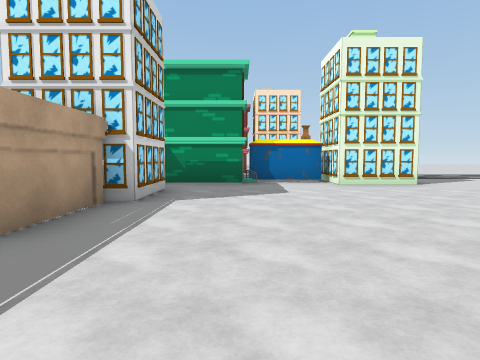
[1] (above)

18 first-person views from a walk through a scene from a Unity 3-D project. The camera is 1.3 m above the floor, tilts 4° down and sees 75° across. The floor is counted in squares, 2 m on a side. Each view is taken from the middle of a square. On the plan, view 1 faces up. The plan holds only what a view shows up to about 10 squares ahead; the rest is blank. The place goes on beyond the plan. Some animated figures are left out.

[2]
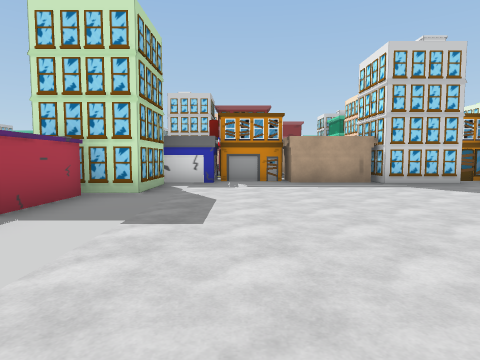

[3]
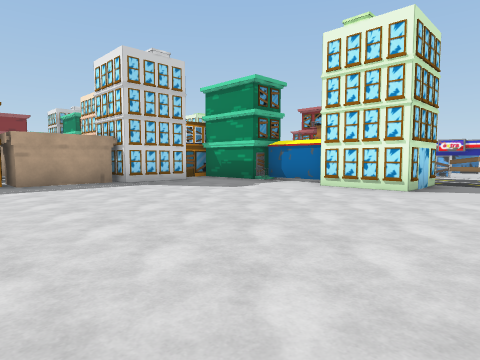

[4]
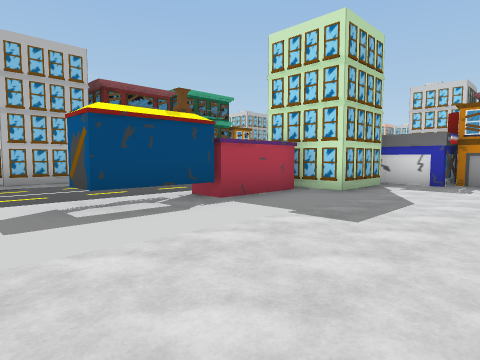

[5]
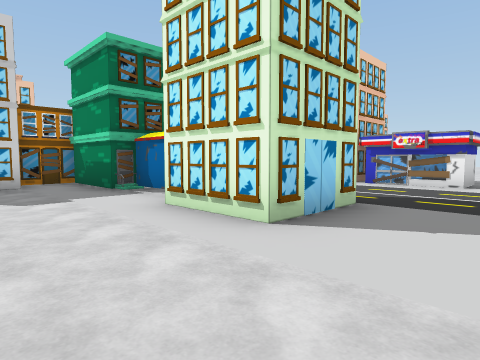

[6]
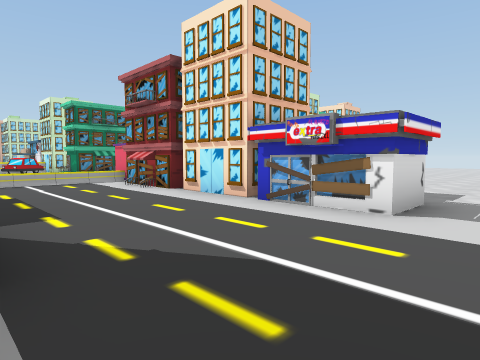

[7]
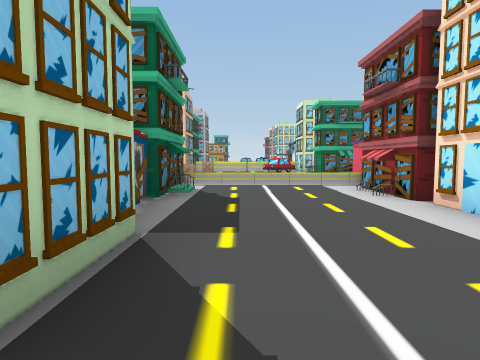

[8]
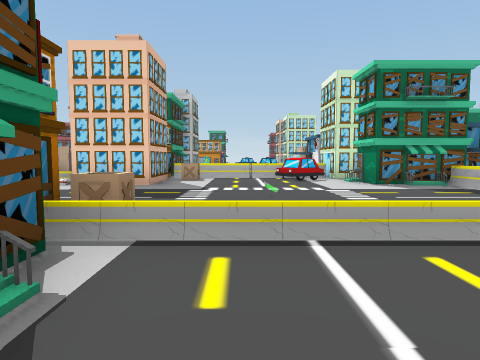

[9]
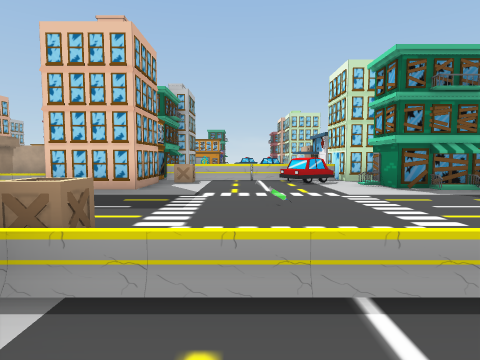

[10]
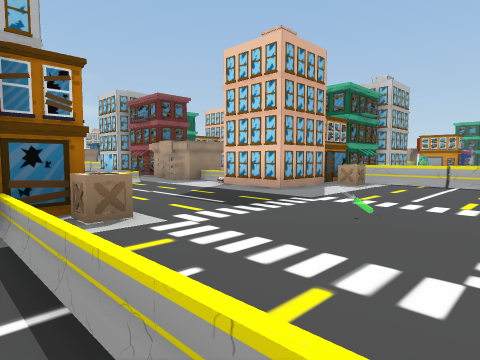

[11]
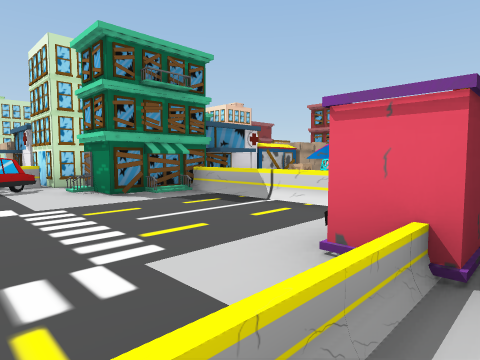

[12]
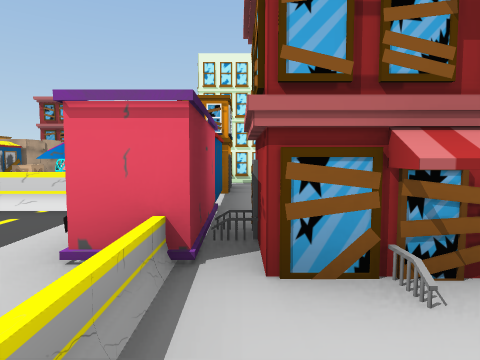

[13]
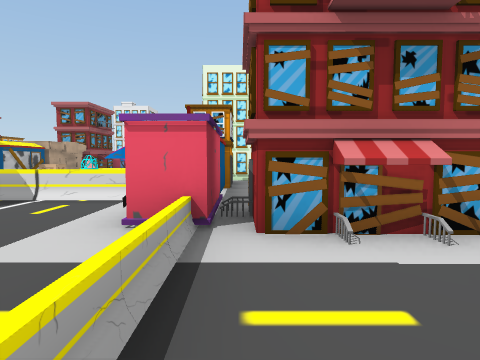

[14]
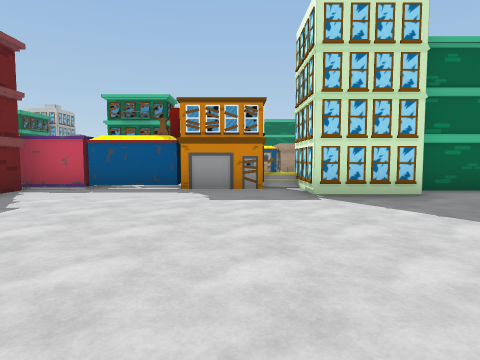

[15]
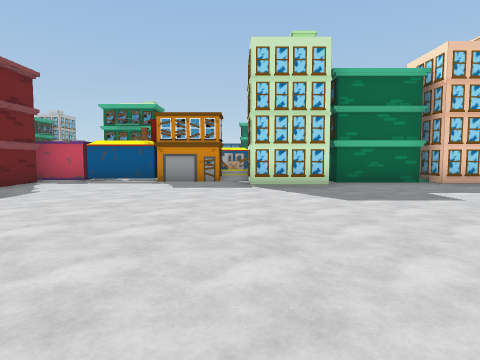

[16]
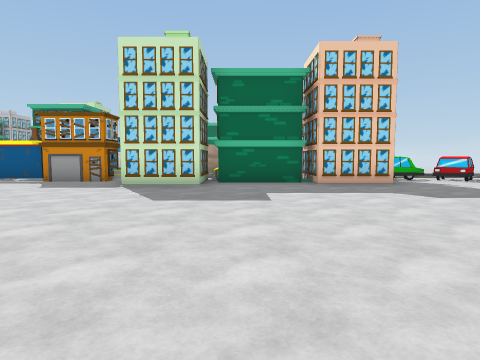

[17]
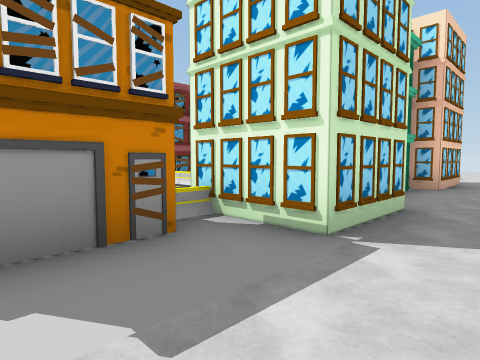

[18]
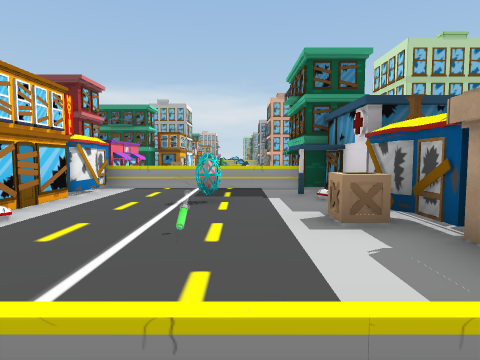

### Floor plan
Points are (right, up) in squares from view 1. A wall is a line through its corners. A room is listed if a view was taken in it or the views show most of it. See-through windows are left out.
Room 1 (views 1, 2, 3, 4, 5, 6)
walls: (2.1, 7.9) (0, 7.9); (0.8, -1.6) (4.7, -1.6); (-1.9, 4.5) (-1.9, 2.3) (-3.2, 2.3); (0.5, 7.5) (-2.2, 7.5) (-2.2, 6.4); (-2.2, 2.1) (-2.2, 0.4); (-1.5, 6.4) (-1.5, 4.5); (-1.4, -0.8) (0.5, -0.8) (0.5, -1.9); (4.1, 9.1) (4.1, 7.3) (2.3, 7.3); (-3.3, 0.4) (-1.9, 0.4) (-1.9, -1)
ways out: opening at (5.5, 8.5) to room 2; opening at (5.5, -2)
Room 2 (views 7, 8, 9, 10, 11, 12, 13)
walls: (2.4, 12.7) (0.5, 12.7); (0.4, 12.7) (-1.8, 12.7); (-0.4, 12.4) (-1.2, 12.4); (0.2, 8.7) (0.9, 8.7); (4.7, 12.7) (2.6, 12.7); (2.3, 7.3) (2.3, 9.1) (4.1, 9.1); (-1.5, 9.1) (-0.9, 9.1); (-1.8, 13.5) (-2.2, 13.5); (-2.2, 12.9) (-3.2, 12.9); (-2.1, 8.7) (0.1, 8.7) (0.1, 7.4); (-2.5, 13) (-2.5, 8); (-3.4, 8.1) (-2.5, 8.1)
ways out: opening at (5.5, 8.5) to room 1; opening at (5.5, 13.5) to room 3
objects: other object (-4, 9) to (-3, 9)
Room 3 (views 14, 15, 16, 17, 18)
walls: (-7.8, 22.6) (-7.8, 22); (-2.7, 26.9) (-2.7, 26.3); (-2.8, 28.6) (-2.3, 28.1) (-2.9, 27.5); (-1.9, 23.9) (-1.9, 21.5); (-2.9, 21.1) (-1.2, 21.1) (-1.2, 19.2) (-3.1, 19.2); (-1.5, 25.8) (-1.5, 23.9); (-2.7, 19.3) (-2.7, 18.5); (-3.2, 18.5) (-2.2, 18.5) (-2.2, 12.9); (-2.7, 16.7) (-2.2, 16.7); (-9.8, 13.8) (-9.8, 12.9); (-1.8, 12.7) (-1.8, 13.9) (-0.6, 13.9); (4.7, 14) (4.7, 12.7)
low walls: (-6.6, 21.3) (-5.4, 21.3); (-2.9, 27.5) (-2.7, 26.8); (-2.1, 27.9) (-2.7, 27.3)
ways out: opening at (5.5, 13.5) to room 2; gap at (-3, 19) to room 4
Room 4 (no view inside)
walls: (-7.1, 14.7) (-7.1, 13.9) (-7.5, 13.9); (-9.8, 12.9) (-14.2, 12.9); (-7.5, 15.1) (-6, 15.1); (-7.4, 15.3) (-7.4, 13.2) (-8.6, 13.2); (-10.3, 13) (-10.3, 12.4); (-3.2, 12.9) (-3.2, 18.5); (-4.1, 15.1) (-3, 15.1); (-7.1, 16.5) (-7.1, 15.4); (-9.2, 7.9) (-7.4, 7.9) (-7.4, 6); (-12.6, 13) (-12.6, 12.4); (-11.6, 7.6) (-9.6, 7.6); (-7.8, 21) (-7.8, 15.3)
low walls: (-5.9, 15) (-7.4, 15); (-10.3, 9.1) (-10.3, 8.4); (-7.8, 5.7) (-7.8, 4.4); (-6.1, 4) (-5.4, 4.3); (-5.9, 21.3) (-6.5, 21.3)
ways out: gap at (-3, 19) to room 3
objects: other object (-10, 11) to (-9, 12); other object (-9, 9); other object (-7, 19); other object (-6, 17) to (-5, 17); other object (-6, 19) to (-5, 19)

Where each view was taken, in squares from view 1:
view 1: 0 up, 0 right, facing up
view 2: 1 up, 6 right, facing left
view 3: 1 up, 6 right, facing up-left
view 4: 2 up, 6 right, facing down-left
view 5: 5 up, 6 right, facing up-left
view 6: 9 up, 6 right, facing up-left
view 7: 10 up, 5 right, facing left
view 8: 10 up, 0 right, facing left
view 9: 10 up, 1 left, facing left
view 10: 12 up, 2 left, facing down-left
view 11: 11 up, 2 left, facing up-left
view 12: 11 up, 2 left, facing up
view 13: 10 up, 2 left, facing up
view 14: 18 up, 4 right, facing left
view 15: 19 up, 6 right, facing left
view 16: 22 up, 6 right, facing left
view 17: 17 up, 0 right, facing up-left
view 18: 22 up, 6 left, facing down
